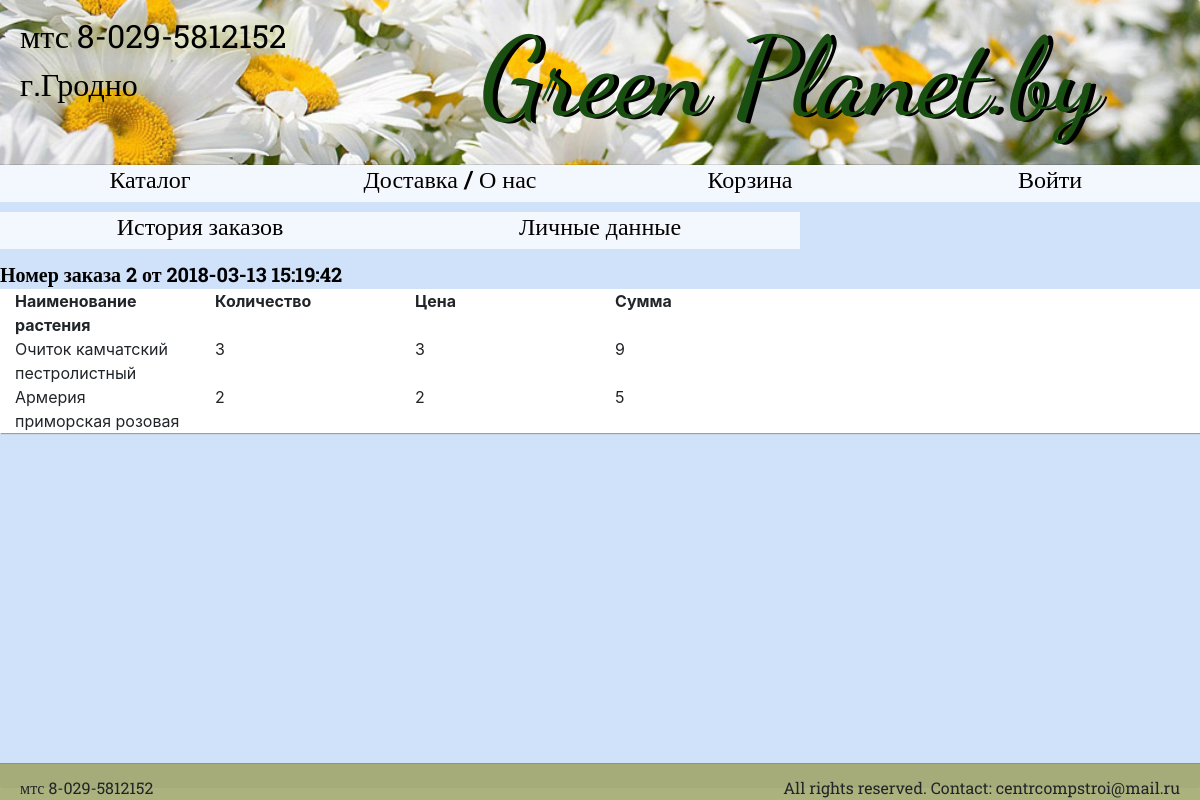
The page /page_historyOfOrders.php on the database its author committed.
### tables this page shows
CREATE TABLE `flowers_product_in_order` (
  `ID_order` varchar(255) NOT NULL,
  `ID_product` int(11) NOT NULL,
  `quantity_products` int(11) NOT NULL,
  `selecttime` timestamp NOT NULL DEFAULT CURRENT_TIMESTAMP,
  `cost` decimal(10,0) NOT NULL,
  `all_total_sum` decimal(10,0) NOT NULL
);

CREATE TABLE `flowers` (
  `flower_id` int(11) NOT NULL,
  `flower_name` varchar(150) NOT NULL,
  `flower_photo_path` varchar(150) NOT NULL,
  `flower_description` text NOT NULL,
  `flower_perennial_annual` varchar(150) NOT NULL,
  `flower_height` varchar(150) NOT NULL,
  `flower_cost` double NOT NULL,
  `flower_color` varchar(150) NOT NULL,
  `flower_shade_loving` varchar(150) NOT NULL,
  `flower_ground_cover` varchar(150) NOT NULL,
  `flower_cut` varchar(150) NOT NULL,
  `flower_date_created` timestamp NOT NULL DEFAULT CURRENT_TIMESTAMP
);

### class_BasketNode.php (called while the page is built, shortened)
<?php
require_once 'class_SiteManager.php';
class BasketNode
{
    private $orderId;
    private $productId;
    private $productName;
    private $productQuantity;
    private $datatime;
    private $productCost;
    private $productSum;
    function __construct()
    {
        $connection        = SiteManager::getInstance()->getConnection();
        $this->productName = self::getNameById($this->productId, $connection);
    }
    private static function getNameById($id_product, $conn)
    {
        $query_for_flname = $conn->query(
            "
            select flower_name
            from   flowers
            where  flower_id = '$id_product'"
        );
        $row_flower_name  = $query_for_flname->fetch();
        $name_flower      = $row_flower_name['flower_name'];
        return $name_flower;
    }
    public function getOrderId()
    {
        return $this->orderId;
    }
    public function getProductName()
    {
        return $this->productName;
    }
    public function getProductQuant()
    {
        return $this->productQuantity;
    }
    public function getProductCost()
    {
        return $this->productCost;
    }
    public function getProductSum()
    {
        return $this->productSum;
    }
    public function getDatatime()
    {
        return $this->datatime;
    }
}

### page_historyOfOrders.php (called while the page is built, shortened)
<?php
require_once 'content_head_and_scripts.php';
require_once 'content_logo.php';
require_once 'content_headerMenu.php';
require_once 'content_menuPersonalArea.php';
require_once 'content_footer.php';
require_once 'content_historyOfOrders.php';
print_history();

### class_SiteManager.php (called while the page is built, shortened)
<?php
require_once 'class_User.php';
require_once 'shared_functions.php';
class SiteManager
{
    private $connect;
    private $curr_user;
    public static function getInstance()
    {
        static $accountLoader = null;
        if ($accountLoader) {
            return $accountLoader;
        }
        $accountLoader = new SiteManager();
        return $accountLoader;
    }
    function __construct()
    {
        try {
            $this->connect = new PDO('mysql:host=127.0.0.1;dbname=flowersDB1', 'root', '');
            $this->connect->exec("set names utf-8");
        } catch (PDOException $error2) {
            print "already connected database!: ".$error2->getMessage()."<br>";
            die();
        }
    }
    public function getUser()
    {
        if ( ! is_null($this->curr_user)) {
            return $this->curr_user;
        }
        $cookieHash = $_COOKIE['cookieHash'];
        if (is_null($cookieHash)) {
            $cookie_id  = generatePass(255);
            $cookieHash = hash('ripemd160', $cookie_id);
            $user       = new User($cookieHash);
            $user->save($this->connect);
        } elseif ( ! is_null($cookieHash)) {
            $user = new User($cookieHash);
            $user->load($this->connect);
            $user->save($this->connect);
        }
        $this->curr_user = $user;
        return $user;
    }
}

### shared_functions.php (called while the page is built, shortened)
<?php
function generatePass($lenght)
{
    $chars    = 'abdefhiknrstyzABDEFGHKNQRSTYZ23456789';
    $numchars = strlen($chars);
    $string   = '';
    for ($i = 0; $i < $lenght; $i++) {
        $string .= substr($chars, rand(1, $numchars) - 1, 1);
    }
    return $string;
}

### class_User.php (called while the page is built, shortened)
<?php
class User
{
    private $personId;
    function __construct($cookieHash)
    {
        $info = "";
        foreach ($_SERVER as $key => $value) {
            $info .= $key.' := '.$value."; \n";
        }
    }
    public function getPersonId()
    {
        return $this->personId;
    }
}

### class_OrdersManager.php (called while the page is built, shortened)
<?php
require_once 'class_BasketNode.php';
class OrdersManager extends BasketNode
{
    public function loadConfirmedOrder($userId, $connection)
    {
        $getOrderId = $connection->query(
            "
            SELECT id_order
            FROM flowers_order
            WHERE id_user = '$userId'
            AND status_order = 'confirmed' "
        );
        $res        = $getOrderId->fetchAll();
        if ($res) {
            $ara = [];
            $i   = 0;
            foreach ($res as $item) {
                $order                 = ($item['id_order']);
                $query = $connection->query(
                    "
                SELECT
                      ID_order          as orderId,
                      ID_product        as productId,
                      quantity_products as productQuantity,
                      selecttime        as datatime,
                      cost              as productCost,
                      all_total_sum     as productSum
                FROM flowers_product_in_order
                WHERE ID_order = '$order' "
                )->fetchAll(PDO::FETCH_CLASS, 'BasketNode');
                $ara[$i] = $query;
                $i++;
            }
            return $ara;
        } else {
            return null;
        }
    }
}

### content_historyOfOrders.php (the view, shortened to what this page needs)
<?php
require_once 'class_OrdersManager.php';
function print_history()
{
    $user         = SiteManager::getInstance()->getUser();
    $dbConnect    = SiteManager::getInstance()->getConnection();
    $orderManager = new OrdersManager();
    $orderList    = $orderManager->loadConfirmedOrder($user->getPersonId(), $dbConnect);
    $i = 0;
    foreach ($orderList as $node) {
        echo '
        <div class="container-fluid" id="history_content">
            <span id="name_flower">Номер заказа '.$node[$i]->getOrderId().'</span><span id="name_flower"> от '.$node[$i]->getDatatime().'</span>
            <div class="row" id="str-tbl">
                <div class="col-md-2" id="header_table_history">
                    Наименование растения
                </div>
                <div class="col-md-2" id="header_table_history">
                    Количество
                </div>
                <div class="col-md-2" id="header_table_history">
                    Цена
                </div>
                <div class="col-md-6" id="header_table_history">
                    Сумма
                </div>
            </div>';
        foreach ($node as $item) {
            echo '<div class="row" id="str-tbl">
                <div class="col-md-2">
                    '.$item->getProductName().'
                </div>
                <div class="col-md-2">
                    '.$item->getProductQuant().'
                </div>
                <div class="col-md-2">
                    '.$item->getProductCost().'
                </div>
                <div class="col-md-6">
                    '.round($item->getProductSum(), 2).'
                </div>
            </div>';
        }
    }
    echo '</div>
    ';
}

### css/style.css (style rules this page uses)
.row { margin-left: 0px; margin-right: 0px; }
html { position: relative; box-shadow: 0px 0px 7px 3px black; min-height: 100%; max-width: 1920px; margin: auto; }
body { background-color: rgba(163, 197, 247, 0.5); background-size: 100%; background-attachment: fixed; opacity: 1; max-width: 1920px; margin: auto; }
#name_flower { min-height: 60px; color: black; font-weight: bolder; font-size: 20px; font-family: 'Roboto Slab', serif; }
.container-fluid { padding-right: 0px; padding-left: 0px; }
.row#str-tbl > .col-md-2 { box-shadow: 1px 1px 1px 0px #a0a57e; background-color: white; }
.row#str-tbl > .col-md-6 { box-shadow: 1px 1px 1px 0px #a0a57e; background-color: white; }
div#header_table_history { font-weight: bold; }

### rows shown on the page
flowers: ProductQuant "3", ProductCost "3", ProductSum "9"
flowers_product_in_order: ID_product.flower_name "Очиток камчатский пестролистный"
flowers: ProductQuant "2", ProductCost "2", ProductSum "5"
flowers_product_in_order: ID_product.flower_name "Армерия приморская розовая"

### other values the page prints
$page "Войти"
$node[$i]->getOrderId() "2"
$node[$i]->getDatatime() "2018-03-13 15:19:42"
